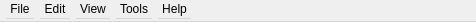
<?xml version="1.0" encoding="UTF-8"?>
<ui version="4.0">
 <class>MainMenu</class>
 <widget class="QMenuBar" name="MainMenu">
  <property name="geometry">
   <rect>
    <x>0</x>
    <y>0</y>
    <width>476</width>
    <height>22</height>
   </rect>
  </property>
  <widget class="QMenu" name="menuFile">
   <property name="title">
    <string>File</string>
   </property>
   <widget class="QMenu" name="menuOpen_Recent">
    <property name="title">
     <string>Open Recent</string>
    </property>
   </widget>
   <addaction name="actionNew"/>
   <addaction name="actionOpen"/>
   <addaction name="menuOpen_Recent"/>
   <addaction name="separator"/>
   <addaction name="actionClose"/>
   <addaction name="actionSave"/>
   <addaction name="actionSave_As"/>
   <addaction name="separator"/>
   <addaction name="actionExit"/>
  </widget>
  <widget class="QMenu" name="menuEdit">
   <property name="title">
    <string>Edit</string>
   </property>
   <widget class="QMenu" name="menuSelect">
    <property name="title">
     <string>Extend Selection</string>
    </property>
    <addaction name="actionExtendLeft"/>
    <addaction name="actionExtendRight"/>
    <addaction name="actionExtendUp"/>
    <addaction name="actionExtendDown"/>
   </widget>
   <widget class="QMenu" name="menuReorder">
    <property name="title">
     <string>Reorder</string>
    </property>
    <addaction name="actionBring_to_Front"/>
    <addaction name="actionSend_to_Back"/>
   </widget>
   <widget class="QMenu" name="menuTransform">
    <property name="title">
     <string>Transform</string>
    </property>
    <addaction name="actionReflectHorizontal"/>
    <addaction name="actionReflectVertical"/>
    <addaction name="actionRotateCW"/>
    <addaction name="actionRotateCCW"/>
   </widget>
   <widget class="QMenu" name="menuPath">
    <property name="title">
     <string>Path</string>
    </property>
    <addaction name="actionMake_Path"/>
    <addaction name="actionSplit_Path"/>
    <addaction name="actionMake_Path_as_Background"/>
   </widget>
   <addaction name="actionUndo"/>
   <addaction name="actionRedo"/>
   <addaction name="separator"/>
   <addaction name="actionCut"/>
   <addaction name="actionCopy"/>
   <addaction name="actionPaste"/>
   <addaction name="actionDelete"/>
   <addaction name="separator"/>
   <addaction name="actionSelect_All"/>
   <addaction name="actionDeselect_All"/>
   <addaction name="menuSelect"/>
   <addaction name="separator"/>
   <addaction name="menuReorder"/>
   <addaction name="menuTransform"/>
   <addaction name="actionReverse_Edge_Direction"/>
   <addaction name="actionMerge_Nodes"/>
   <addaction name="separator"/>
   <addaction name="menuPath"/>
  </widget>
  <widget class="QMenu" name="menuTikz">
   <property name="title">
    <string>Tools</string>
   </property>
   <widget class="QMenu" name="menuNode_Style">
    <property name="title">
     <string>Set Style</string>
    </property>
    <addaction name="actionPrevious_Node_Style"/>
    <addaction name="actionNext_Node_Style"/>
    <addaction name="actionClear_Node_Style"/>
    <addaction name="separator"/>
    <addaction name="actionPrevious_Edge_Style"/>
    <addaction name="actionNext_Edge_Style"/>
    <addaction name="actionClear_Edge_Style"/>
   </widget>
   <addaction name="actionParse"/>
   <addaction name="actionRevert"/>
   <addaction name="actionJump_to_Selection"/>
   <addaction name="actionRun_LaTeX"/>
   <addaction name="actionAuto_Layout"/>
   <addaction name="separator"/>
   <addaction name="menuNode_Style"/>
   <addaction name="separator"/>
   <addaction name="actionPreferences"/>
  </widget>
  <widget class="QMenu" name="menuView">
   <property name="title">
    <string>View</string>
   </property>
   <addaction name="actionZoom_In"/>
   <addaction name="actionZoom_Out"/>
   <addaction name="actionShow_Node_Labels"/>
  </widget>
  <widget class="QMenu" name="menuHelp">
   <property name="title">
    <string>Help</string>
   </property>
   <addaction name="actionAbout"/>
   <addaction name="separator"/>
   <addaction name="actionCheck_for_updates_automatically"/>
   <addaction name="actionCheck_now"/>
  </widget>
  <action name="actionNew">
   <property name="text">
    <string>New...</string>
   </property>
   <property name="shortcut">
    <string>Ctrl+N</string>
   </property>
  </action>
  <action name="actionOpen">
   <property name="text">
    <string>Open...</string>
   </property>
   <property name="shortcut">
    <string>Ctrl+O</string>
   </property>
  </action>
  <action name="actionClose">
   <property name="text">
    <string>Close</string>
   </property>
   <property name="shortcut">
    <string>Ctrl+W</string>
   </property>
  </action>
  <action name="actionSave">
   <property name="text">
    <string>Save</string>
   </property>
   <property name="shortcut">
    <string>Ctrl+S</string>
   </property>
  </action>
  <action name="actionSave_As">
   <property name="text">
    <string>Save As...</string>
   </property>
   <property name="shortcut">
    <string>Ctrl+Shift+S</string>
   </property>
  </action>
  <action name="actionUndo">
   <property name="text">
    <string>Undo</string>
   </property>
   <property name="shortcut">
    <string>Ctrl+Z</string>
   </property>
  </action>
  <action name="actionRedo">
   <property name="text">
    <string>Redo</string>
   </property>
   <property name="shortcut">
    <string>Ctrl+Shift+Z</string>
   </property>
  </action>
  <action name="actionCut">
   <property name="text">
    <string>Cut</string>
   </property>
   <property name="shortcut">
    <string>Ctrl+X</string>
   </property>
  </action>
  <action name="actionCopy">
   <property name="text">
    <string>Copy</string>
   </property>
   <property name="shortcut">
    <string>Ctrl+C</string>
   </property>
  </action>
  <action name="actionPaste">
   <property name="text">
    <string>Paste</string>
   </property>
   <property name="shortcut">
    <string>Ctrl+V</string>
   </property>
  </action>
  <action name="actionDelete">
   <property name="text">
    <string>Delete</string>
   </property>
   <property name="shortcut">
    <string>Backspace</string>
   </property>
  </action>
  <action name="actionSelect_All">
   <property name="text">
    <string>Select All</string>
   </property>
   <property name="shortcut">
    <string>Ctrl+A</string>
   </property>
  </action>
  <action name="actionDeselect_All">
   <property name="text">
    <string>Deselect All</string>
   </property>
   <property name="shortcut">
    <string>Ctrl+D</string>
   </property>
  </action>
  <action name="actionParse">
   <property name="text">
    <string>Parse TikZ</string>
   </property>
   <property name="shortcut">
    <string>Ctrl+T</string>
   </property>
  </action>
  <action name="actionZoom_In">
   <property name="text">
    <string>Zoom In</string>
   </property>
   <property name="shortcut">
    <string>Ctrl+=</string>
   </property>
  </action>
  <action name="actionZoom_Out">
   <property name="text">
    <string>Zoom Out</string>
   </property>
   <property name="shortcut">
    <string>Ctrl+-</string>
   </property>
  </action>
  <action name="actionExit">
   <property name="text">
    <string>Exit</string>
   </property>
  </action>
  <action name="actionRevert">
   <property name="text">
    <string>Revert TikZ</string>
   </property>
   <property name="shortcut">
    <string>Ctrl+Alt+T</string>
   </property>
  </action>
  <action name="actionJump_to_Selection">
   <property name="text">
    <string>Jump to Selection</string>
   </property>
   <property name="shortcut">
    <string>Ctrl+J</string>
   </property>
  </action>
  <action name="actionReflectHorizontal">
   <property name="text">
    <string>Reflect Horizontally</string>
   </property>
   <property name="shortcut">
    <string>Alt+Right</string>
   </property>
  </action>
  <action name="actionReflectVertical">
   <property name="text">
    <string>Reflect Vertically</string>
   </property>
   <property name="shortcut">
    <string>Alt+Down</string>
   </property>
  </action>
  <action name="actionRotateCW">
   <property name="text">
    <string>Rotate 90' CW</string>
   </property>
   <property name="shortcut">
    <string>Alt+Shift+Right</string>
   </property>
  </action>
  <action name="actionRotateCCW">
   <property name="text">
    <string>Rotate 90' CCW</string>
   </property>
   <property name="shortcut">
    <string>Alt+Shift+Left</string>
   </property>
  </action>
  <action name="actionExtendLeft">
   <property name="text">
    <string>To the left</string>
   </property>
   <property name="shortcut">
    <string>Shift+Left</string>
   </property>
  </action>
  <action name="actionExtendRight">
   <property name="text">
    <string>To the right</string>
   </property>
   <property name="shortcut">
    <string>Shift+Right</string>
   </property>
  </action>
  <action name="actionExtendUp">
   <property name="text">
    <string>Upward</string>
   </property>
   <property name="shortcut">
    <string>Shift+Up</string>
   </property>
  </action>
  <action name="actionExtendDown">
   <property name="text">
    <string>Downward</string>
   </property>
   <property name="shortcut">
    <string>Shift+Down</string>
   </property>
  </action>
  <action name="actionBring_to_Front">
   <property name="text">
    <string>Bring to Front</string>
   </property>
   <property name="shortcut">
    <string>Ctrl+]</string>
   </property>
  </action>
  <action name="actionSend_to_Back">
   <property name="text">
    <string>Send to Back</string>
   </property>
   <property name="shortcut">
    <string>Ctrl+[</string>
   </property>
  </action>
  <action name="actionCheck_for_updates_automatically">
   <property name="checkable">
    <bool>true</bool>
   </property>
   <property name="text">
    <string>Check for updates automatically</string>
   </property>
  </action>
  <action name="actionCheck_now">
   <property name="text">
    <string>Check now</string>
   </property>
  </action>
  <action name="actionAbout">
   <property name="text">
    <string>About</string>
   </property>
  </action>
  <action name="actionRun_LaTeX">
   <property name="text">
    <string>Make Preview</string>
   </property>
   <property name="shortcut">
    <string>Ctrl+R</string>
   </property>
  </action>
  <action name="actionClear_Menu">
   <property name="text">
    <string>Clear Menu</string>
   </property>
  </action>
  <action name="actionPreferences">
   <property name="text">
    <string>Preferences...</string>
   </property>
  </action>
  <action name="actionReverse_Edge_Direction">
   <property name="text">
    <string>Reverse Edge Direction</string>
   </property>
   <property name="shortcut">
    <string>Ctrl+/</string>
   </property>
  </action>
  <action name="actionMerge_Nodes">
   <property name="text">
    <string>Merge Nodes</string>
   </property>
   <property name="shortcut">
    <string>Ctrl+M</string>
   </property>
  </action>
  <action name="actionShow_Node_Labels">
   <property name="checkable">
    <bool>true</bool>
   </property>
   <property name="checked">
    <bool>true</bool>
   </property>
   <property name="text">
    <string>Show Node Labels</string>
   </property>
   <property name="shortcut">
    <string>Ctrl+Shift+L</string>
   </property>
  </action>
  <action name="actionPrevious_Node_Style">
   <property name="text">
    <string>Previous Node Style</string>
   </property>
   <property name="shortcut">
    <string>Ctrl+,</string>
   </property>
  </action>
  <action name="actionNext_Node_Style">
   <property name="text">
    <string>Next Node Style</string>
   </property>
   <property name="shortcut">
    <string>Ctrl+.</string>
   </property>
  </action>
  <action name="actionClear_Node_Style">
   <property name="text">
    <string>Clear Node Style</string>
   </property>
   <property name="shortcut">
    <string>Ctrl+Space</string>
   </property>
  </action>
  <action name="actionPrevious_Edge_Style">
   <property name="text">
    <string>Previous Edge Style</string>
   </property>
   <property name="shortcut">
    <string>Ctrl+Shift+,</string>
   </property>
  </action>
  <action name="actionNext_Edge_Style">
   <property name="text">
    <string>Next Edge Style</string>
   </property>
   <property name="shortcut">
    <string>Ctrl+Shift+.</string>
   </property>
  </action>
  <action name="actionClear_Edge_Style">
   <property name="text">
    <string>Clear Edge Style</string>
   </property>
   <property name="shortcut">
    <string>Ctrl+Shift+Space</string>
   </property>
  </action>
  <action name="actionMake_Path">
   <property name="text">
    <string>Make Path</string>
   </property>
   <property name="shortcut">
    <string>Ctrl+P</string>
   </property>
  </action>
  <action name="actionSplit_Path">
   <property name="text">
    <string>Split Path</string>
   </property>
   <property name="shortcut">
    <string>Ctrl+Shift+P</string>
   </property>
  </action>
  <action name="actionAuto_Layout">
   <property name="text">
    <string>Auto Layout</string>
   </property>
   <property name="shortcut">
    <string>Ctrl+L</string>
   </property>
  </action>
  <action name="actionMake_Path_as_Background">
   <property name="text">
    <string>Make Path as Background</string>
   </property>
   <property name="shortcut">
    <string>Ctrl+B</string>
   </property>
  </action>
  <addaction name="menuFile"/>
  <addaction name="menuEdit"/>
  <addaction name="menuView"/>
  <addaction name="menuTikz"/>
  <addaction name="menuHelp"/>
 </widget>
 <resources/>
 <connections/>
</ui>
